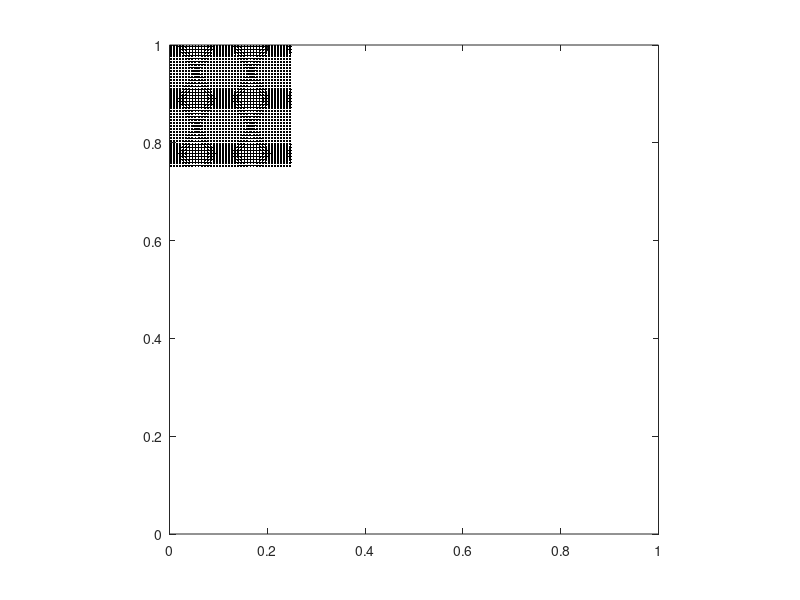

Write the MATLAB code that produced this figure.
#!/usr/bin/env octave

p.rho = 1500;
p.E = 1e6;
p.nu = 0.3;
p.g = -0.8;
% p.Np = 4 * 2.5;
p.Np = 40;
p.N = 41;
p.rhop = 3;
p.tol = 1e-12;
p.T = 2;

% make an NxN computational grid
N = p.N;
Np = p.Np;
x = linspace(0,1,N);
y = linspace(0,1,N);
h = x(2)-x(1);
dt = 0.4*h*sqrt(p.rho/p.E);
T = p.T;
E = p.E;
nu = p.nu;
tol = p.tol;

Nn = N*N;

% set up material points
%bar_w = 1.0; Nbx = Np; %
bar_w = 0.25; Nbx = Np; %
% Nbx = ceil(p.rhop*bar_w/h);
bar_h = 0.25; Nby = (bar_h/bar_w)*Nbx;
%bar_h = 0.5; Nby = (bar_h/bar_w)*Nbx;

bxtmp = linspace(0, bar_w, Nbx+1);
% bar_x = (0.5 - bar_w/2) + bxtmp(1:end-1) + bxtmp(2)/2;
bar_x = 0.0 + bxtmp(1:end-1) + bxtmp(2)/2;
bytmp = linspace(0, bar_h, Nby+1);
bar_y = 0.75 + bytmp(1:end-1) + bytmp(2)/2;

% initialize position
Np = Nbx*Nby;
%xjitter = normrnd(0, 0.001, Nbx, Nby);
%yjitter = normrnd(0, 0.001, Nbx, Nby);
xjitter = zeros(Nby, Nbx);
yjitter = zeros(Nby, Nbx);
[xp, yp] = meshgrid(bar_x, bar_y);
xp = xp + xjitter;
yp = yp + yjitter;
%r = 0.1;
%rs = linspace(0, r,Nbx);
%ts = linspace(0, 2*pi, Nby+1);
%ts(end) = [];
%xp = 0.5 + rs'*cos(ts);
%yp = 0.5 + rs'*sin(ts);
%[X, Y] = meshgrid(x, y);

% initialize volume
vp = (bar_w/Nbx)*(bar_h/Nby)*ones(size(xp));
% vp = (pi*r^2/Np)*ones(size(xp));

% initialize mass
mp = p.rho*vp;

% initialize velocity
xp_t = 0*ones(size(xp));
yp_t = -0.0*ones(size(yp));

% initialize stress
sxxp = 0*ones(size(xp));
%sxyp = -p.rho * p.g * (xp - (bar_w / 2));
syyp = 0*ones(size(yp));
%sxxp = -p.rho * p.g * (yp - bar_h);
sxyp = 0*ones(size(yp));
%syyp = -p.rho * p.g * (yp - bar_h);

% initialize strain
exxp = zeros(size(xp));
exyp = zeros(size(yp));
eyyp = zeros(size(yp));

% initialize body forces
bxp = zeros(size(xp));
byp = p.g*ones(size(yp));

% plot material points
plot(xp, yp, '.k'); axis equal;
xlim([min(x), max(x)]);
ylim([min(y), max(y)]);

% dump starting config to text file
fp = fopen('generated_particles.txt', 'w');
fprintf(fp, '%d\n', numel(mp));
for i=1:numel(mp)
    fprintf(fp, '%f %f %f %f %f %f %f %f %f\n', mp(i), vp(i),
        xp(i), yp(i), xp_t(i), yp_t(i),
        sxxp(i), sxyp(i), syyp(i));
end
fclose(fp);

% grid file
fp = fopen('generated_grid.txt', 'w');
fprintf(fp, '%d\n', N);
fprintf(fp, '1\n');
fclose(fp);

% bc file
fp = fopen('bc.cfg', 'w');
fprintf(fp, 'dirichlet-bcs = {\n');
fprintf(fp, '};\n');
fprintf(fp, 'periodic-bcs = {\n');
fprintf(fp, '};\n');
